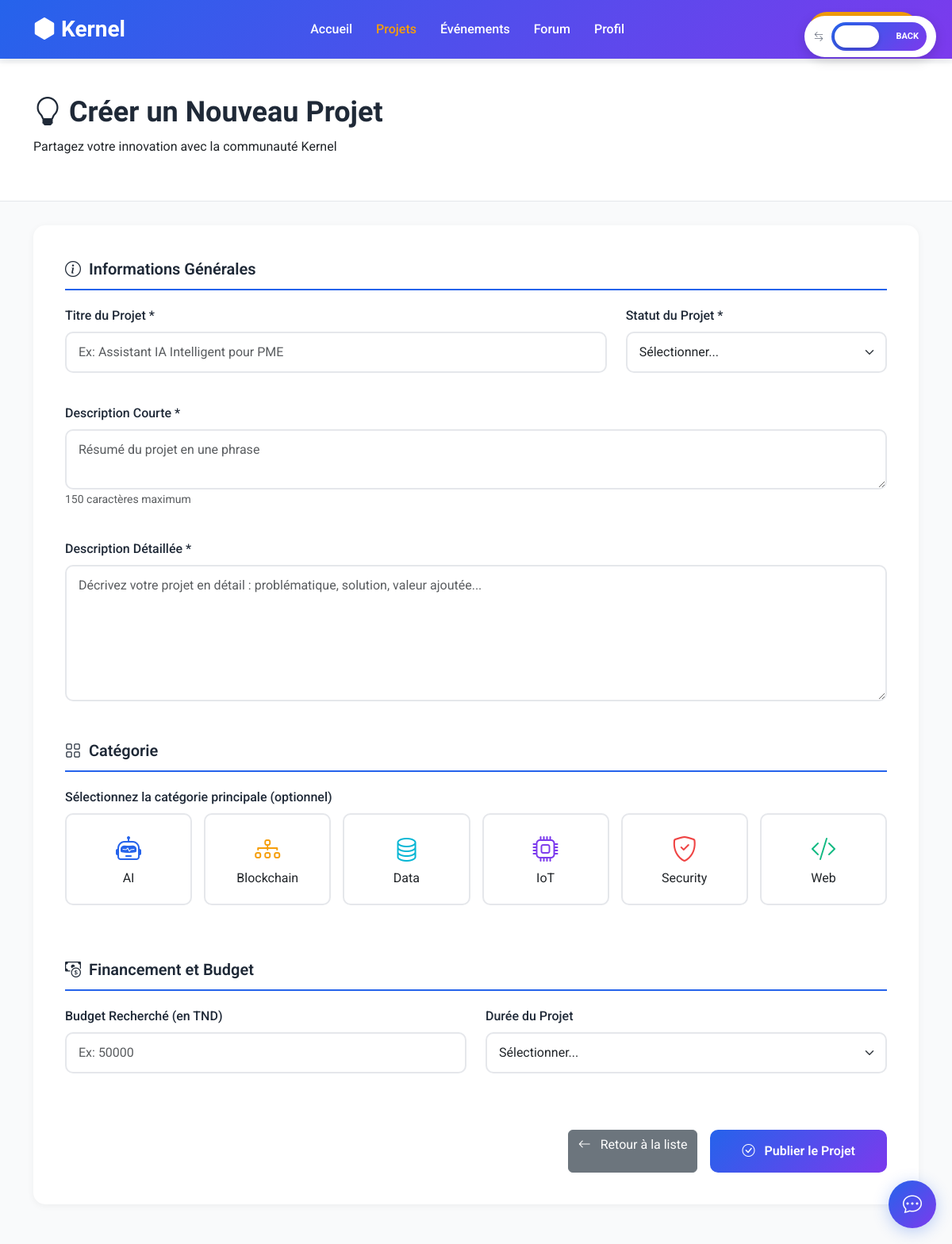
/Kernel-MohamedChaouachi/view/FrontOffice/ajoutprojet.php, run on an earlier commit of the app's database.
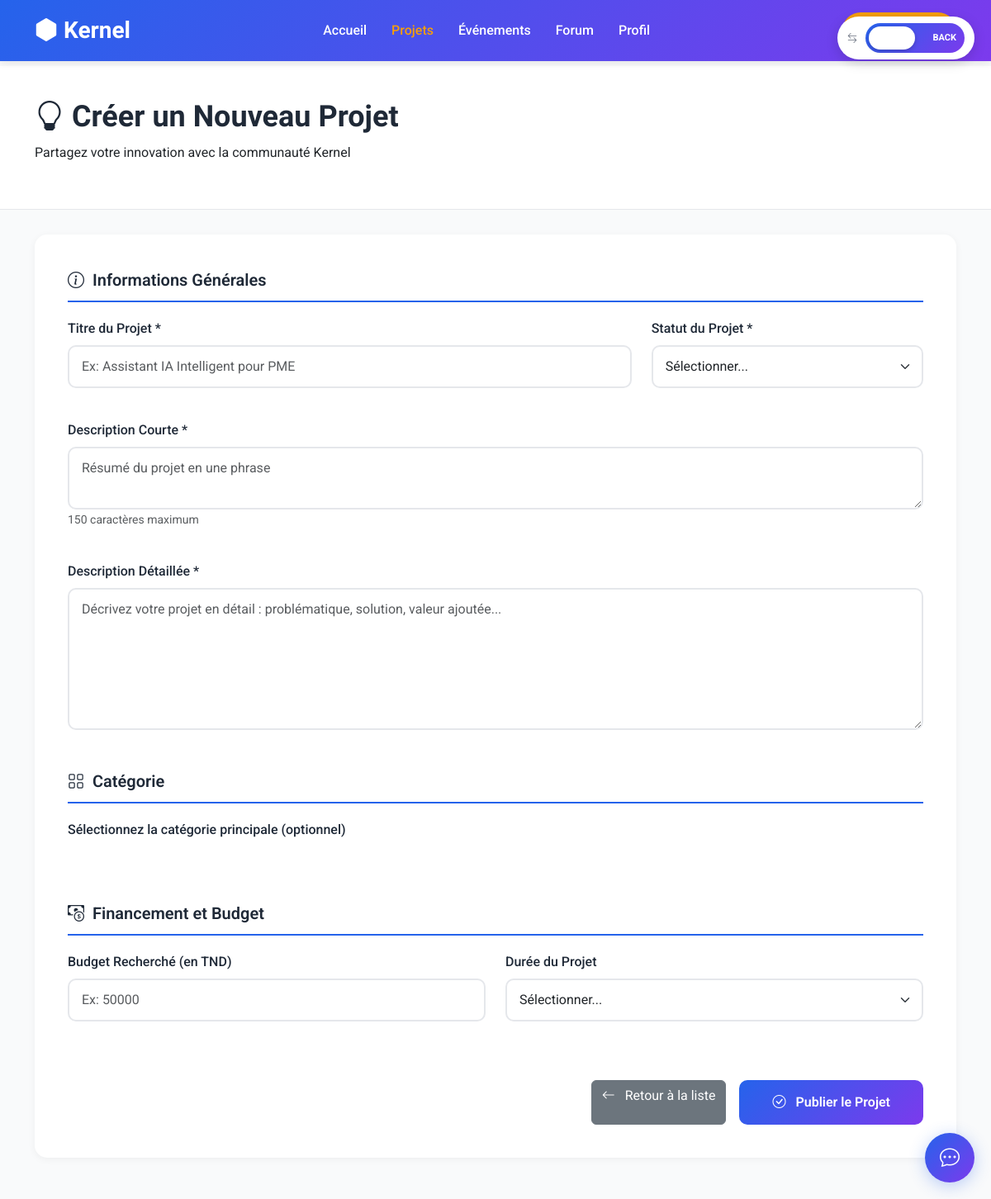
And on a later commit of the database.
### tables this page shows
CREATE TABLE `categorie` (
  `id` int(11) NOT NULL,
  `nom` varchar(100) DEFAULT NULL,
  `icon` varchar(50) DEFAULT NULL,
  `description` text DEFAULT NULL
);

### Kernel-MohamedChaouachi/controller/categoriecontroller.php (called while the page is built, shortened)
<?php
class CategorieController {
    public function listCategories() {
        $sql = "SELECT * FROM categorie ORDER BY nom ASC";
        $db = config::getConnexion();
        try {
            $list = $db->query($sql);
            return $list->fetchAll();
        } catch (Exception $e) {
            die('Error: ' . $e->getMessage());
        }
    }
}
?>

### Kernel-MohamedChaouachi/view/FrontOffice/ajoutprojet.php (the view, shortened to what the changed rows need)
<?php
include_once(__DIR__ . '/../../controller/categoriecontroller.php');
$formData = [
    'projectTitle' => '',
    'projectStatus' => '',
    'shortDescription' => '',
    'detailedDescription' => '',
    'category' => '',
    'budget' => '',
    'duration' => ''
];
$categorieController = new CategorieController();
$categories = $categorieController->listCategories();
?>
<!DOCTYPE html>
<html lang="fr">
<head>
  <link href="https://cdnjs.cloudflare.com/ajax/libs/bootstrap/5.3.0/css/bootstrap.min.css" rel="stylesheet">
  <link href="https://cdnjs.cloudflare.com/ajax/libs/bootstrap-icons/1.10.0/font/bootstrap-icons.min.css" rel="stylesheet">
</head>
<body>
  <div class="page-header">
    <div class="container">
      <h1><i class="bi bi-lightbulb"></i> Créer un Nouveau Projet</h1>
    </div>
  </div>
  <div class="container">
    <form id="projectForm" class="form-container" method="POST" action="">
      <div class="category-grid mb-4" id="categoryGrid">
        <?php
        $icons = [
          'ai' => 'bi-robot',
          'iot' => 'bi-cpu',
          'blockchain' => 'bi-diagram-3',
          'web' => 'bi-code-slash',
          'data' => 'bi-database',
          'security' => 'bi-shield-check'
        ];
        $colors = [
          'ai' => '#2563EB',
          'iot' => '#7C3AED',
          'blockchain' => '#F59E0B',
          'web' => '#10B981',
          'data' => '#06B6D4',
          'security' => '#EF4444'
        ];
        if ($categories):
          foreach ($categories as $cat):
            $catName = strtolower($cat['nom']);
            $icon = $icons[$catName] ?? 'bi-star';
            $color = $colors[$catName] ?? '#2563EB';
            $isSelected = ($formData['category'] == $cat['id']) ? 'selected' : '';
        ?>
          <div class="category-card <?php echo $isSelected; ?>" data-category="<?php echo $cat['id']; ?>">
            <i class="bi <?php echo $icon; ?>" style="color: <?php echo $color; ?>;"></i>
            <div><?php echo htmlspecialchars($cat['nom']); ?></div>
          </div>
        <?php
          endforeach;
        endif;
        ?>
      </div>
    </form>
  </div>
</body>
</html>

What changed in the data, as far as the page shows it:
removed categorie: nom "AI"
removed categorie: nom "Blockchain"
removed categorie: nom "Data"
removed categorie: nom "IoT"
removed categorie: nom "Security"
removed categorie: nom "Web"
